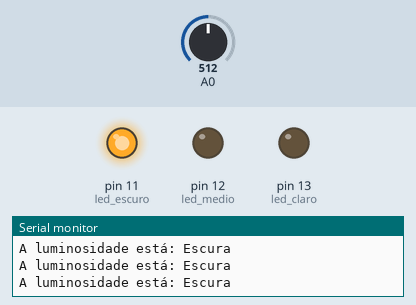
Recording of a sketch running on a simulated Arduino Uno, built with avr-gcc and run on an emulated ATmega328P. Parts: output pins drawn as LEDs (lit = HIGH), the last lines printed to the serial monitor. Inputs (shaded band) come from the test bench; at power-on: A0 = 512.

Above: at 1.2 s.
1.3 s: A0 set to 932
4.3 s: A0 set to 967
At 5.5 s:
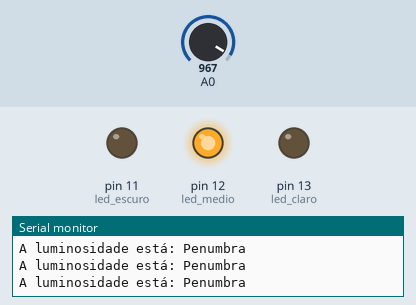
5.8 s: A0 set to 990
8.8 s: A0 set to 1013
At 9.9 s:
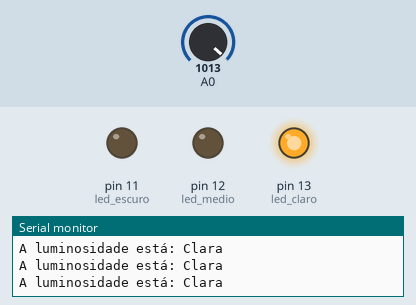
Timing chart, 0 to 11.3 s (numbered marks = the images above; inputs shaded):
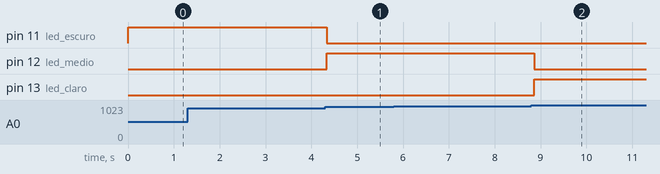

Measured:
- the behaviour switches between 950 and 951 on A0 (found by bisection; images 0 and 1)
- the behaviour switches between 1000 and 1001 on A0 (found by bisection; images 1 and 2)
- after the input at 4.3 s, pin 11 (led_escuro): HIGH → LOW at once; pin 12 (led_medio): LOW → HIGH at once
- after the input at 8.8 s, pin 12 (led_medio): HIGH → LOW after 0.06 s; pin 13 (led_claro): LOW → HIGH after 0.06 s

The sketch:

exerc04.ino
```cpp
float sensor_luz, aux;
const int led_claro = 13;
const int led_medio = 12;
const int led_escuro = 11;

void setup() {
  // put your setup code here, to run once:
  Serial.begin(9600);
  pinMode(led_claro, OUTPUT);
  pinMode(led_medio, OUTPUT);
  pinMode(led_escuro, OUTPUT);
}

void loop() {
  // put your main code here, to run repeatedly:
  sensor_luz = analogRead(A0);
  //aux = (1000.00/(sensor_luz+1020.00))*(1020.00);

  Serial.print("A luminosidade está: ");
  if(sensor_luz <= 950.00)
  {
    Serial.println("Escura");
    digitalWrite(led_escuro, HIGH);
    digitalWrite(led_medio, LOW);
    digitalWrite(led_claro, LOW);
  }
  else if(sensor_luz > 1000.00)
  {
    Serial.println("Clara");
    digitalWrite(led_claro, HIGH);
    digitalWrite(led_medio, LOW);
    digitalWrite(led_escuro, LOW);
  }
  else
  {
    Serial.println("Penumbra");
    digitalWrite(led_medio, HIGH);
    digitalWrite(led_claro, LOW);
    digitalWrite(led_escuro, LOW);
  }
}
```
